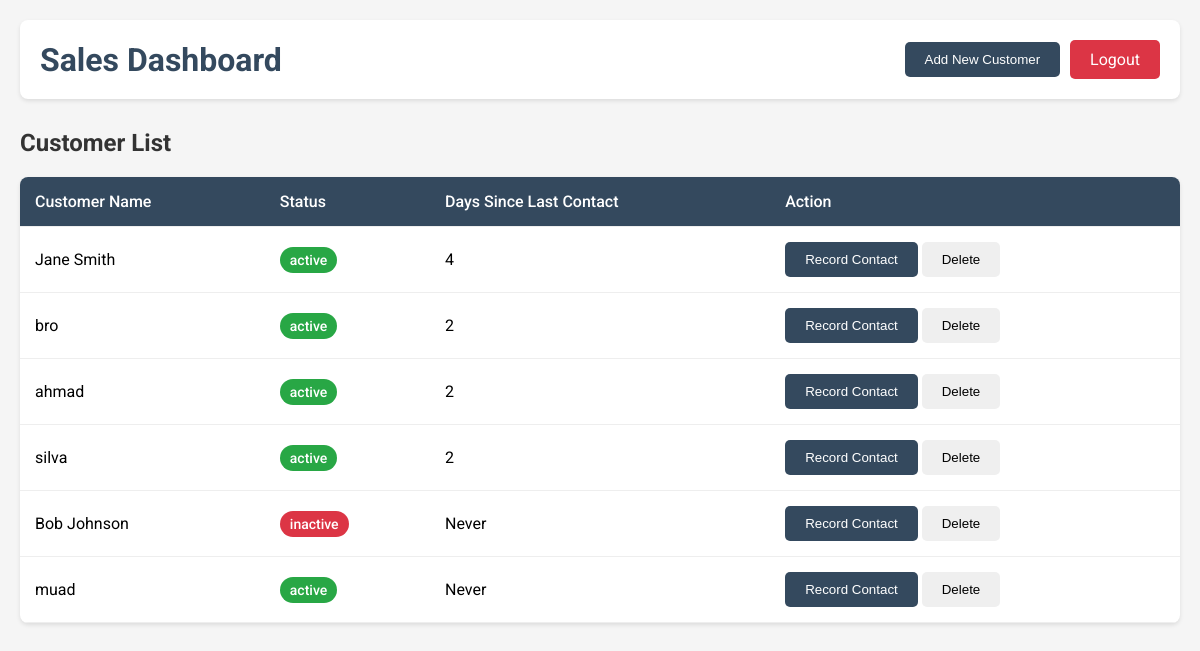
/user (signed in), run on the app's committed database.
### tables this page shows
CREATE TABLE customer (
    id INTEGER PRIMARY KEY AUTOINCREMENT,
    name TEXT NOT NULL,
    status TEXT NOT NULL
);

### app.py (the view)
@app.route('/user')
@login_required
@role_required(['sales'])
def user():
    db = get_db()
    customers = db.execute("""
        SELECT
            c.id,
            c.name,
            c.status,
            CAST((JULIANDAY('now') - JULIANDAY(MAX(com.contact_date))) AS INTEGER) as days_since_contact
        FROM customer c
        LEFT JOIN communication com ON c.id = com.customer_id
        GROUP BY c.id, c.name, c.status
        ORDER BY days_since_contact DESC NULLS FIRST
    """).fetchall()
    return render_template("user.html", customers=customers)

### app.py (called while the page is built)
def login_required(f):
    @wraps(f)
    def decorated_function(*args, **kwargs):
        if 'user_id' not in session:
            return redirect('/login')
        return f(*args, **kwargs)
    return decorated_function

def role_required(roles):
    def decorator(f):
        @wraps(f)
        def decorated_function(*args, **kwargs):
            if 'user_role' not in session:
                return redirect('/login')
            if session['user_role'] not in roles:
                return redirect('/')
            return f(*args, **kwargs)
        return decorated_function
    return decorator

def get_db():
    db = sqlite3.connect('sample_auth.db')
    db.row_factory = sqlite3.Row
    return db

### templates/user.html (shortened to what this page needs)
<!DOCTYPE html>
<html lang="en">
<head>
</head>
<body>
    <div class="content">
        <div class="header">
            <h1>Sales Dashboard</h1>
            <div class="header-buttons">
                <button onclick="showAddCustomerForm()" class="btn btn-primary">Add New Customer</button>
                <a href="/logout" class="logout-btn">Logout</a>
            </div>
        </div>
        <h2 class="section-title">Customer List</h2>
        <table class="customer-table">
            <thead>
                <tr>
                    <th>Customer Name</th>
                    <th>Status</th>
                    <th>Days Since Last Contact</th>
                    <th>Action</th>
                </tr>
            </thead>
            <tbody>
                {% for customer in customers %}
                <tr>
                    <td>{{ customer.name }}</td>
                    <td>
                        <span class="status-badge status-{{ customer.status.lower() }}">
                            {{ customer.status }}
                        </span>
                    </td>
                    <td>{{ customer.days_since_contact or 'Never' }}</td>
                    <td>
                        <button onclick="showContactForm('{{ customer.id }}', '{{ customer.name }}')"
                                class="btn btn-primary">Record Contact</button>
                        <button onclick="deleteCustomer('{{ customer.id }}')" class="btn btn-danger">Delete</button>
                    </td>
                </tr>
                {% endfor %}
            </tbody>
        </table>
    </div>
</body>
</html>

### templates/user.html (style rules this page uses)
:root { --primary-color: #34495E; --secondary-color: #2C3D50; --danger-color: #dc3545; --success-color: #28a745; --warning-color: #ffc107; --gray-color: #f5f5f5; }
* { margin: 0; padding: 0; box-sizing: border-box; }
body { font-family: 'Roboto', sans-serif; background-color: var(--gray-color); display: flex; flex-direction: column; }
.content { padding: 20px; width: 100%; }
.header { display: flex; justify-content: space-between; align-items: center; padding: 20px; background-color: white; box-shadow: 0 2px 4px rgba(0,0,0,0.1); margin-bottom: 30px; border-radius: 8px; }
.header h1 { color: var(--primary-color); }
.logout-btn { padding: 10px 20px; background-color: var(--danger-color); color: white; border: none; border-radius: 5px; text-decoration: none; transition: opacity 0.3s ease; }
.section-title { margin: 30px 0 20px; color: #333; }
.customer-table { width: 100%; border-collapse: collapse; background-color: white; box-shadow: 0 2px 4px rgba(0,0,0,0.1); border-radius: 8px; overflow: hidden; margin-bottom: 30px; }
.customer-table th, .customer-table td { padding: 15px; text-align: left; border-bottom: 1px solid #eee; }
.customer-table th { background-color: var(--primary-color); color: white; font-weight: 500; }
.btn { padding: 10px 20px; border: none; border-radius: 5px; cursor: pointer; font-weight: 500; transition: opacity 0.3s ease; }
.btn-primary { background-color: var(--primary-color); color: white; }
.status-badge { padding: 5px 10px; border-radius: 15px; font-size: 14px; font-weight: 500; }
.status-active { background-color: var(--success-color); color: white; }
.status-inactive { background-color: var(--danger-color); color: white; }
.header-buttons { display: flex; gap: 10px; align-items: center; }

### data on the page
customer: name "Jane Smith", status "active", days_since_contact "4"
customer: name "bro", status "active", days_since_contact "2"
customer: name "ahmad", status "active", days_since_contact "2"
customer: name "silva", status "active", days_since_contact "2"
customer: name "Bob Johnson", status "inactive", days_since_contact "Never"
customer: name "muad", status "active", days_since_contact "Never"
